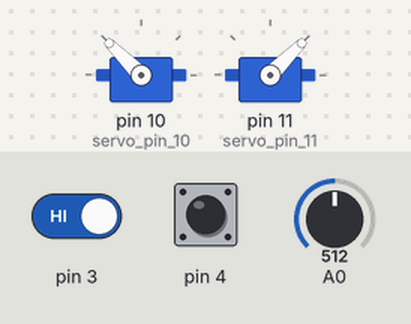
Bench run of a sketch on a simulated Arduino Uno, built with avr-gcc and run on an emulated ATmega328P. Shown: 2 × servo. The inputs (shaded band) are chosen by the test bench; at power-on: pin 3 HIGH, A0 = 512, pin 4 HIGH.

Above: at 7.8 s.
7.9 s: pin 3 driven LOW
At 9.7 s:
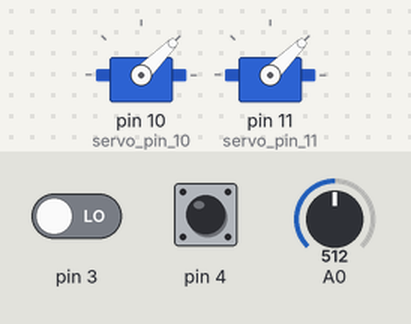
11.4 s: A0 set to 268
14.9 s: A0 set to 235
At 15.3 s:
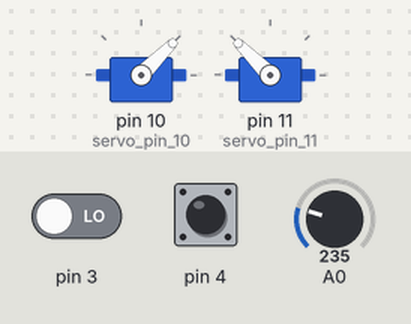
21.7 s: A0 set to 306
At 21.92 s:
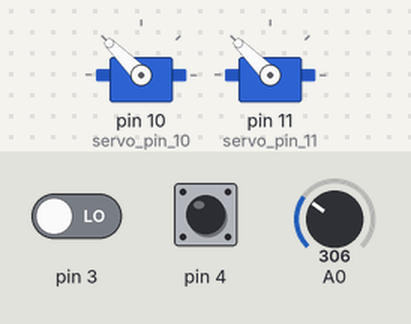
25.2 s: A0 set to 122
At 27.3 s:
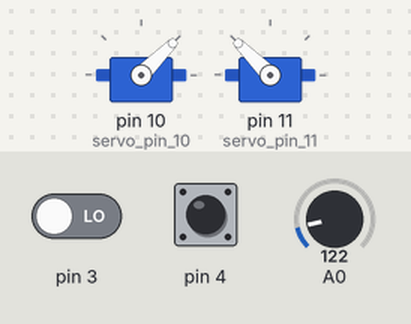
Timing chart, 0 to 31.6 s (numbered marks = the images above; inputs shaded):
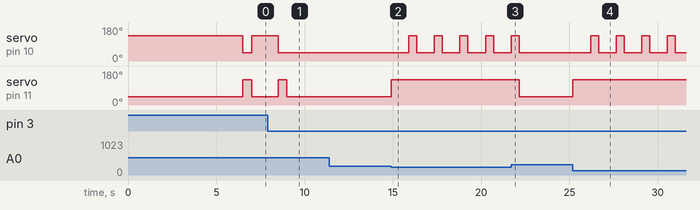

Measured:
- the behaviour switches between 250 and 249 on A0 (found by bisection; images 1 and 2)
- after the input at 7.9 s, servo on pin 10 (servo_pin_10): goes on until 8.5 s, then stays 45°; servo on pin 11 (servo_pin_11): goes on until 9.0 s, then stays 45°
- after the input at 11.4 s, every drawn part: stays the same
- after the input at 14.9 s, servo on pin 10 (servo_pin_10): alternates 135° for 0.45 s and 45° for 1.0 s, starting after 1.0 s; servo on pin 11 (servo_pin_11): 45° → 135° at once
- after the input at 21.7 s, servo on pin 10 (servo_pin_10): goes on until 22.2 s, then stays 45°; servo on pin 11 (servo_pin_11): 135° → 45° after 0.45 s
- after the input at 25.2 s, servo on pin 10 (servo_pin_10): alternates 135° for 0.45 s and 45° for 1.0 s, starting after 1.0 s; servo on pin 11 (servo_pin_11): 45° → 135° at once

The sketch:

Final_New_Sumo_Code.ino
```cpp
#include <Servo.h>

Servo servo_pin_10;
Servo servo_pin_11;

// defines variables
int _ABVAR_1_Light;
int idkL;
int idkR;
int counter;

void setup() {
  counter = 0;
  servo_pin_10.attach(10);
  servo_pin_11.attach(11);
  pinMode( 2, INPUT);
  _ABVAR_1_Light = 0;
}
void loop() {
              idkL = digitalRead(4); // keeps the left IR sensor updated
            idkR = digitalRead(3); // keeps the right IR sensor updated
            _ABVAR_1_Light = analogRead(A0) ;
if ( ( _ABVAR_1_Light ) < ( 250 ) ) { // less than 280 means it's no longer on black floor
     // get off white line

    servo_pin_10.write( 45 );//------|
    servo_pin_11.write( 135 );//     |
    delay(1000);             //      | ------------------ Backs up for one second, turns in one direction, and then continues scanning for entities.
    servo_pin_10.write( 135 );//     |
    servo_pin_11.write( 135 );//-----|
    delay(450);
} else { // code works properly

if ( !idkR && !idkL ) {
    servo_pin_10.write( 45 );
    servo_pin_11.write( 135 );
} else {

  if ( !idkL ) {

    servo_pin_10.write( 135 );
    servo_pin_11.write( 135 );
}

if ( !idkR ) {
    servo_pin_10.write( 45 );
    servo_pin_11.write( 45 );
}

}


if ( idkR && idkL ) {

  if ( (counter) != 2) {
    servo_pin_10.write( 135 );
    servo_pin_11.write( 45 );
    delay(5000);
  }

    counter = 2;
    if ( (counter) != 0) {
    servo_pin_10.write( 135 );
    servo_pin_11.write( 45 );
    delay(1500);
    servo_pin_10.write( 45 );
    servo_pin_11.write( 135 );
    delay(500);

    }

}
  }

      }
```
